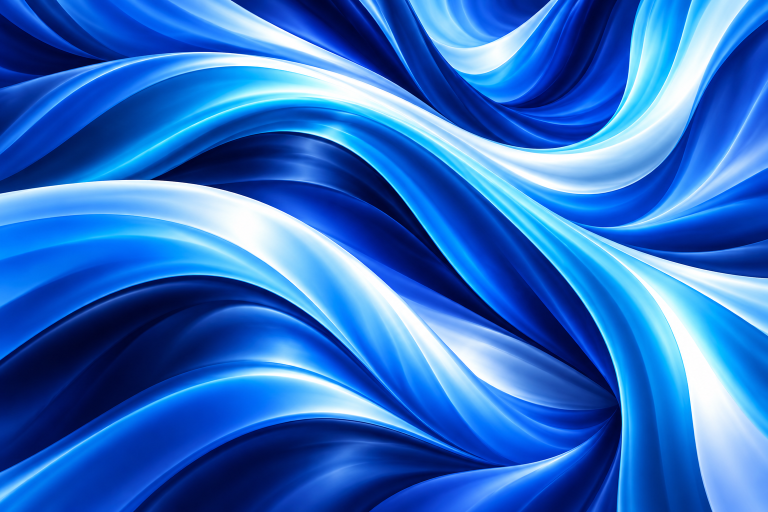
#> input picture assets/pack/lab05-liquid-glass-lens-ribbons.png, 1536 x 1024 px (shown at 1/2 size)
$ python -i build_images.py   (imports and definitions only)
#> lines starting #> are read from the running program, lines starting #| are printed output that depends on the picture
#!/usr/bin/env python3
"""Convert the pre-generated pack (assets/pack/) into the web images the site ships.

Run from the repo root:  python3 -I tools/build_images.py [photos] [objects] [sprites] [cutouts]

- AVIF + WebP at responsive widths; never wider than the source (no silent upscaling).
- Objects on dark backgrounds get a black-point clamp and a soft radial alpha edge,
  so they float over the glass without a visible box.
- Sprite sheets get their near-black cells clamped to pure black and their cell edges
  faded out, so additive blending ('lighter') adds nothing but light.
- Cut-outs (lab-04, the day sky) are RGBA already: their alpha is kept, alpha 250-254 is
  snapped to 255 (the generator leaves solid objects a hair translucent), the canvas is
  trimmed to the object, and they are resized premultiplied so no dark fringe appears.
- Every output is recorded in img/IMAGES.jsonl with the pack file it came from,
  which is itself a line in assets/pack/LEDGER.jsonl.
"""
import json
import math
import os
import sys

from PIL import Image, ImageChops, ImageDraw, ImageFilter

ROOT = os.path.dirname(os.path.dirname(os.path.abspath(__file__)))
PACK = os.path.join(ROOT, 'assets', 'pack')
OUT = os.path.join(ROOT, 'img')

# name in img/, pack source, widths, kind, optional crop box (fractions l,t,r,b)
# lab-04 retired every photo and dark object (the aurora, prism, bokeh, liquid-chrome and honeycomb
# backdrops, the dark card art, the luma-keyed glass objects): the day sky is CSS and the art is the
# cut-outs below. The kinds stay for later use; the pack originals stay in assets/pack/.
PHOTOS = [
	# lab-05 in-piece art (photos and textures inside a sample; added by ingest-lab05.mjs)
	('art/transition-slider-dawn', 'lab05-transition-slider-dawn.png', [768, 1536], 'photo', None),
	('art/transition-slider-aurora', 'lab05-transition-slider-aurora.png', [768, 1536], 'photo', None),
	('art/transition-slider-cliffs', 'lab05-transition-slider-cliffs.png', [768, 1536], 'photo', None),
	('art/halftone-dissolve-lake', 'lab05-halftone-dissolve-lake.png', [768, 1536], 'photo', None),
	('art/halftone-dissolve-facade', 'lab05-halftone-dissolve-facade.png', [768, 1536], 'photo', None),
	('art/liquid-glass-lens-ribbons', 'lab05-liquid-glass-lens-ribbons.png', [768, 1536], 'photo', None),
	('art/browser-frame-showcase-bakery', 'lab05-browser-frame-showcase-bakery.png', [512, 1024], 'photo', None),
	('art/browser-frame-showcase-studio', 'lab05-browser-frame-showcase-studio.png', [512, 1024], 'photo', None),
	('art/browser-frame-showcase-garden', 'lab05-browser-frame-showcase-garden.png', [512, 1024], 'photo', None),
	('art/lantern-pond-pond', 'lab05-lantern-pond-pond.png', [768, 1536], 'photo', None),
	('art/liquid-hover-gallery-wave', 'lab05-liquid-hover-gallery-wave.png', [512, 1024], 'photo', None),
	('art/liquid-hover-gallery-cornflowers', 'lab05-liquid-hover-gallery-cornflowers.png', [512, 1024], 'photo', None),
	('art/relief-light-board-stone', 'lab05-relief-light-board-stone.png', [640, 1254], 'photo', None),
	('art/relief-light-board-metal', 'lab05-relief-light-board-metal.png', [640, 1254], 'photo', None),
	('art/lenticular-print-sunrise', 'lab05-lenticular-print-sunrise.png', [640, 1254], 'photo', None),
	('art/lenticular-print-moonrise', 'lab05-lenticular-print-moonrise.png', [640, 1254], 'photo', None),
	('art/frosted-window-street', 'lab05-frosted-window-street.png', [768, 1536], 'photo', None),
	('art/page-turn-lookbook-cover', 'lab05-page-turn-lookbook-cover.png', [512, 1024], 'photo', None),
	('art/page-turn-lookbook-spread-1', 'lab05-page-turn-lookbook-spread-1.png', [768, 1536], 'photo', None),
	('art/page-turn-lookbook-spread-2', 'lab05-page-turn-lookbook-spread-2.png', [768, 1536], 'photo', None),
	('art/relief-light-board-leather', 'lab05-relief-light-board-leather.png', [640, 1254], 'photo', None),
	# lab-05 end
]
OBJECTS = []
# name, source, grid (cols, rows), cell size out. The particle field's atlases, inside its night screen.
SPRITES = [
	('sprites/orbs', 'lab-spr-orbs-black.jpg', (4, 4), 128),
	('sprites/sparkles', 'lab-spr-sparkles-black.jpg', (4, 4), 128),
]
# lab-04 cut-outs: name, pack source, widths, optional crop box (fractions l,t,r,b) before the trim.
# lab-* come from the Lab's own Codex pack of 27 Oct, tj-* from tj-hosting.ca's approved pack
# (provenance in LEDGER.jsonl). A width past the trimmed object's own width is clamped to it.
CUTOUTS = [
	('iso/bee', 'lab-bee.png', [320, 640], None),
	('iso/flask', 'lab-flask.png', [320, 640], None),
	('iso/cube', 'lab-cube.png', [320, 640], None),
	('iso/orbs', 'lab-orbs.png', [320, 640], None),
	('iso/honeypot', 'lab-honeypot.png', [320, 640], None),
	# lab-04 review 1: the keepsake, the ring and the relay replace the amber prism, the standing torus and the
	# side-on hands (their pack originals stay)
	('iso/keepsake', 'lab-keepsake.png', [320, 640], None),
	('iso/ring', 'lab-ring.png', [320, 640], None),
	('iso/city', 'lab-city.png', [320, 640], None),
	('iso/checker', 'lab-checker.png', [320, 640], None),
	('iso/scoreboard', 'lab-scoreboard.png', [320, 640], None),
	('iso/shield-book', 'lab-shield-book.png', [320, 640], None),
	('iso/honeycomb', 'lab-honeycomb.png', [480, 960], None),
	('iso/rooms', 'lab-rooms.png', [480, 960], None),
	('iso/relay', 'lab-relay.png', [480, 960], None),
	('iso/constellation', 'lab-constellation.png', [480, 960], None),
	('iso/type-blocks', 'lab-type-blocks.png', [480, 960], None),
	('iso/particles', 'lab-particles.png', [400, 800], None),
	('iso/sphere-assembly', 'lab-sphere-assembly.png', [400, 800], None),
	('iso/browser', 'tj-hero-browser.png', [320, 640], None),
	('iso/plinth-square', 'tj-hero-plinth-square.png', [320, 640], None),
	('iso/server-404', 'tj-state-404.png', [400, 800], None),
	# tj's cloud sheet holds six clouds; four are cut out by their connected regions (lab-04 P2)
	('sky/cloud-1', 'tj-hero-clouds-sheet.png', [220, 420], (0.0502, 0.0893, 0.3373, 0.4846)),
	('sky/cloud-2', 'tj-hero-clouds-sheet.png', [220, 420], (0.3852, 0.1275, 0.6579, 0.4803)),
	('sky/cloud-4', 'tj-hero-clouds-sheet.png', [220, 420], (0.0478, 0.5696, 0.3660, 0.9309)),
	('sky/cloud-5', 'tj-hero-clouds-sheet.png', [220, 420], (0.4067, 0.5866, 0.6651, 0.9267)),
	# lab-05 card objects (one per new sample; added by agent-honeypot\imagepack\ingest-lab05.mjs)
	('iso/coral-ink', 'lab05-coral-ink.png', [400, 800], None),
	('iso/split-flap-board', 'lab05-split-flap-board.png', [400, 800], None),
	('iso/star-trail-text', 'lab05-star-trail-text.png', [400, 800], None),
	('iso/scroll-zoom-tunnel', 'lab05-scroll-zoom-tunnel.png', [400, 800], None),
	('iso/tear-the-curtain', 'lab05-tear-the-curtain.png', [400, 800], None),
	('iso/dot-mesh-hero', 'lab05-dot-mesh-hero.png', [400, 800], None),
	('iso/gpu-fluid', 'lab05-gpu-fluid.png', [400, 800], None),
	('iso/brand-colour-sphere', 'lab05-brand-colour-sphere.png', [400, 800], None),
	('iso/integration-beams', 'lab05-integration-beams.png', [400, 800], None),
	('iso/glass-card-flow', 'lab05-glass-card-flow.png', [400, 800], None),
	('iso/clock-wall', 'lab05-clock-wall.png', [400, 800], None),
	('iso/contour-map', 'lab05-contour-map.png', [400, 800], None),
	('iso/bento-grid', 'lab05-bento-grid.png', [400, 800], None),
	('iso/glass-jellyfish', 'lab05-glass-jellyfish.png', [400, 800], None),
	('iso/pendulum-wave', 'lab05-pendulum-wave.png', [400, 800], None),
	('iso/dither-flow-ink', 'lab05-dither-flow-ink.png', [400, 800], None),
	('iso/epicycle-machine', 'lab05-epicycle-machine.png', [400, 800], None),
	('iso/wavy-lines-hero', 'lab05-wavy-lines-hero.png', [400, 800], None),
	('iso/marble-harp', 'lab05-marble-harp.png', [400, 800], None),
	('iso/glass-sandbox', 'lab05-glass-sandbox.png', [400, 800], None),
	('iso/edge-network-globe', 'lab05-edge-network-globe.png', [400, 800], None),
	('iso/horizontal-journey', 'lab05-horizontal-journey.png', [400, 800], None),
	('iso/shader-swatchbook', 'lab05-shader-swatchbook.png', [400, 800], None),
	('iso/glass-orbs', 'lab05-glass-orbs.png', [400, 800], None),
	('iso/lamp-cord-theme', 'lab05-lamp-cord-theme.png', [400, 800], None),
	('iso/transition-slider', 'lab05-transition-slider.png', [400, 800], None),
	('iso/lantern-pond', 'lab05-lantern-pond.png', [400, 800], None),
	('iso/focus-trail-form', 'lab05-focus-trail-form.png', [400, 800], None),
	('iso/shape-shifter', 'lab05-shape-shifter.png', [400, 800], None),
	('iso/relief-light-board', 'lab05-relief-light-board.png', [400, 800], None),
	('art/glass-diorama-card-islands', 'lab05-glass-diorama-card-islands.png', [480, 960], None),
	('art/glass-diorama-card-tower', 'lab05-glass-diorama-card-tower.png', [480, 960], None),
	('art/glass-diorama-card-clouds', 'lab05-glass-diorama-card-clouds.png', [480, 960], None),
	('iso/liquid-hover-gallery', 'lab05-liquid-hover-gallery.png', [400, 800], None),
	('iso/streamline-poster', 'lab05-streamline-poster.png', [400, 800], None),
	('iso/scramble-titles', 'lab05-scramble-titles.png', [400, 800], None),
	('iso/glass-diorama-card', 'lab05-glass-diorama-card.png', [400, 800], None),
	('iso/stacking-plan-cards', 'lab05-stacking-plan-cards.png', [400, 800], None),
	('iso/liquid-metal-monogram', 'lab05-liquid-metal-monogram.png', [400, 800], None),
	('iso/glitch-headline', 'lab05-glitch-headline.png', [400, 800], None),
	('iso/slime-network', 'lab05-slime-network.png', [400, 800], None),
	('iso/pricing-rolling-digits', 'lab05-pricing-rolling-digits.png', [400, 800], None),
	('iso/skill-chips', 'lab05-skill-chips.png', [400, 800], None),
	('iso/request-in-ms', 'lab05-request-in-ms.png', [400, 800], None),
	('iso/publish-button', 'lab05-publish-button.png', [400, 800], None),
	('iso/dawn-to-night', 'lab05-dawn-to-night.png', [400, 800], None),
	('iso/halftone-dissolve', 'lab05-halftone-dissolve.png', [400, 800], None),
	('iso/chart-story', 'lab05-chart-story.png', [400, 800], None),
	('iso/icon-micro-set', 'lab05-icon-micro-set.png', [400, 800], None),
	('iso/weather-window', 'lab05-weather-window.png', [400, 800], None),
	('iso/glass-hero-kit', 'lab05-glass-hero-kit.png', [400, 800], None),
	('iso/liquid-glass-lens', 'lab05-liquid-glass-lens.png', [400, 800], None),
	('iso/testimonial-wall', 'lab05-testimonial-wall.png', [400, 800], None),
	('iso/browser-frame-showcase', 'lab05-browser-frame-showcase.png', [400, 800], None),
	('iso/mega-menu', 'lab05-mega-menu.png', [400, 800], None),
	('iso/wind-snapshot', 'lab05-wind-snapshot.png', [400, 800], None),
	('iso/glass-mandala', 'lab05-glass-mandala.png', [400, 800], None),
	('iso/planet-maker', 'lab05-planet-maker.png', [400, 800], None),
	('iso/lenticular-print', 'lab05-lenticular-print.png', [400, 800], None),
	('iso/frosted-window', 'lab05-frosted-window.png', [400, 800], None),
	('iso/ascii-sculpture', 'lab05-ascii-sculpture.png', [400, 800], None),
	('iso/page-turn-lookbook', 'lab05-page-turn-lookbook.png', [400, 800], None),
	('iso/liquid-distort-headline', 'lab05-liquid-distort-headline.png', [400, 800], None),
	# lab-05 end
]

manifest = []


def ensure_dir(path):
	os.makedirs(os.path.dirname(path), exist_ok=True)


def record(rel, source, op):
	manifest.append({'file': 'img/' + rel, 'source': 'assets/pack/' + source, 'op': op})


# [143 lines left out: functions save_pair, resized, levels, edge_black, radial_mask, luma_key and 4 more, not called in this run]


def cutout(im):
	"""RGBA in, RGBA out: alpha >= 250 snapped to 255, then trimmed to the object plus a small margin."""
	alpha = im.getchannel('A').point(lambda v: 255 if v >= 250 else v)
	im.putalpha(alpha)
	box = alpha.point(lambda v: 255 if v > 8 else 0).getbbox()
	if box:
		pad = round(max(im.size) * 0.012)
		box = (max(0, box[0] - pad), max(0, box[1] - pad), min(im.width, box[2] + pad), min(im.height, box[3] + pad))
		im = im.crop(box)
	return im


def resized_rgba(im, width):
	"""Resize premultiplied, so transparent pixels' colour never bleeds into the edge."""
	return resized(im.convert('RGBa'), width).convert('RGBA')


# [61 lines left out: functions build_cutouts, main, not called in this run]


# [2 lines not run here, left out]

>>> import cv2
>>> picture = cv2.imread('../assets/pack/lab05-liquid-glass-lens-ribbons.png', cv2.IMREAD_GRAYSCALE)
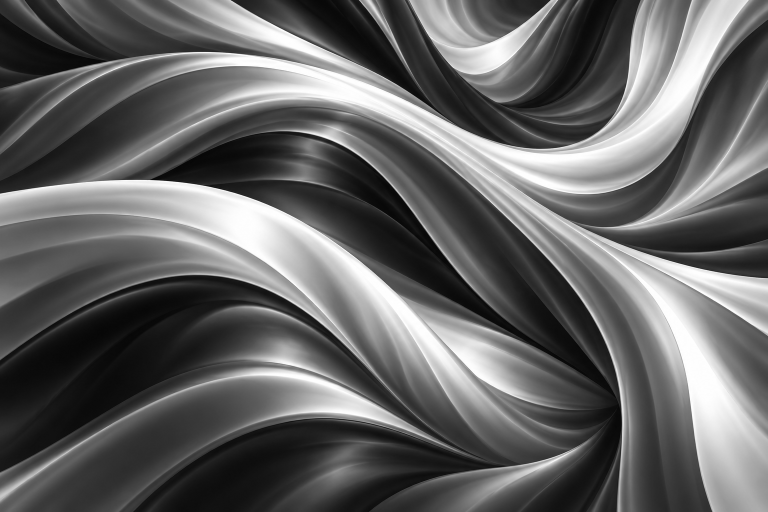
#> picture: shape (1024, 1536) (shown at 1/2 size); min 3, max 255, mean 99.9
#> (the run stopped early here; a loop or call above may not have finished)
